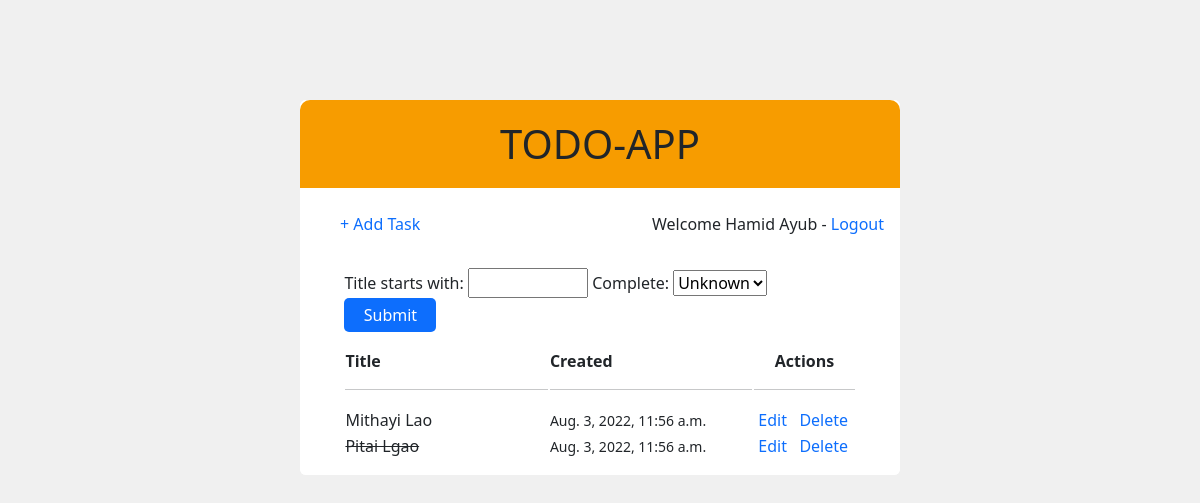
Page / (signed in) on the earlier database version.
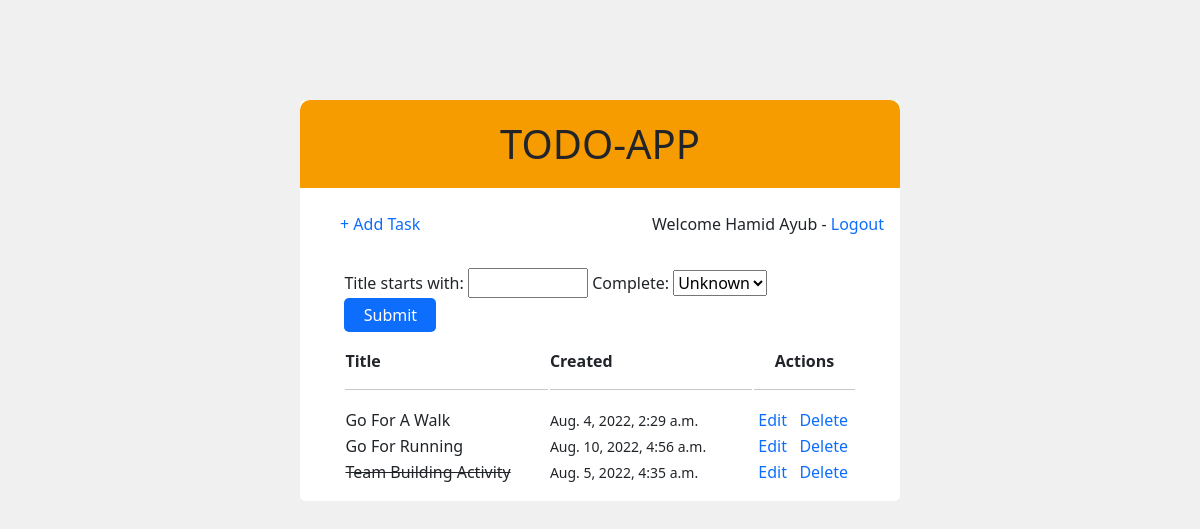
Same page on the later database version.
### base/models.py (models this page shows, shortened)
class User(AbstractBaseUser, PermissionsMixin):
    email = models.EmailField(verbose_name="email", max_length=60, unique=True)
    name = models.CharField(max_length=50)
    age = models.IntegerField(default=0, blank=True, null=True)
    city = models.CharField(max_length=50, blank=True, null=True)
    country = models.CharField(max_length=50)
    created = models.DateTimeField(auto_now_add=False)
    is_admin = models.BooleanField(default=False)
    is_active = models.BooleanField(default=True)
    is_staff = models.BooleanField(default=False)
    is_superuser = models.BooleanField(default=False)
    USERNAME_FIELD = 'email'
    REQUIRED_FIELDS = ['name']
    users = UserManager()
    def __str__(self) -> str:
        return self.name

class Task(models.Model):
    user = models.ForeignKey(
        User, on_delete=models.CASCADE, default=None)
    title = models.CharField(max_length=200)
    description = models.TextField(validators=[DescriptionValidator])
    complete = models.BooleanField(default=False)
    created = models.DateTimeField(auto_now_add=True)
    updated = models.DateTimeField()
    REQUIRED_FIELDS = ['title', 'description']
    tasks = TaskManager()
    def __str__(self):
        return self.title
    class Meta:
        ordering = ['complete']

### base/views.py (the view)
# urls.py: path('', IndexView.as_view(), name='index'),
class IndexView(LoginRequiredMixin, ListView):
    model = Task
    context_object_name = 'tasks'
    template_name = 'base/index.html'
    def get_context_data(self, **kwargs):
        context = super().get_context_data(**kwargs)
        tasks = context['tasks'].filter(user=self.request.user)
        context['tasks'] = tasks.sorted('complete')
        myFilter = TaskFilter(self.request.GET, queryset=tasks)
        context['tasks'] = myFilter.qs
        context['myFilter'] = myFilter
        return context

### base/auth.py (called while the page is built)
    def get_user(self, uid):
        try:
            return User.users.get(pk=uid)
        except:
            return None

### base/models.py (called while the page is built)
    def sorted(self, param):
        return self.order_by(f'{param}')

    def get_queryset(self):
        return TaskQuerySet(model=self.model, using=self._db)

### base/templates/base/index.html (shortened to what this page needs)
{% extends 'base/main.html'%}
{% load tz %}
{% block content %}
<h1 class="header-bar">TODO-APP</h1>
<div class="card-body">
  <div class='d-flex flex-row justify-content-between mb-3'>
    <p><a href="{% url 'base:task-create' %}" class="text-start m-4">+ Add Task</a> </p>
    {% if request.user.is_authenticated %}
    <p class="text-end">
      Welcome {{request.user}} - <a href="{% url 'base:logout' %}">Logout</a>
    </p>
    {% else %}
    <p><a href="{% url 'base:login' %}">Login</a></p>
    {% endif %}
  </div>
  <form method="get" style="width: 90%;" class="mx-auto my-3">
    {{myFilter.form}}
    <input type="submit" value="Submit" style="width: 18%" />
  </form>
  {% if not tasks %}
  <p style='margin-left: 30px; font-size: 24px'><strong>Nothing in ToDo List</strong></p>
  {% else %}
  <table class="mt-3" style="width: 90%; margin: auto">
    <tr>
      <th style="width: 40%">
        Title
        <hr />
      </th>
      <th style="width: 40%">
        Created
        <hr />
      </th>
      <th colspan="2" class="text-center" style="width: 20%">
        Actions
        <hr />
      </th>
    </tr>
    {% for task in tasks %}
    <tr>
      <td>
        {% if task.complete %}
        <s>{{task}}</s>
        {% else %} {{task}} {% endif %}
      </td>
      <td style='font-size: 14px'>
        {{task.created}}</td>
      <td class="text-center"><a href="/task-update/{{task.id}}">Edit</a></td>
      <td class="text-center"><a href="/task-delete/{{task.id}}">Delete</a></td>
    </tr>
    {% endfor %}
  </table>
  {% endif %}
</div>
{% endblock content %}

### base/templates/base/main.html (shortened to what this page needs)
<!DOCTYPE html>
<html lang="en">
  <head>
    <link
      href="https://cdn.jsdelivr.net/npm/bootstrap@5.2.0/dist/css/bootstrap.min.css"
      rel="stylesheet"
    />
  </head>
  <body>
    <div class="container rounded m-auto">
      <div class="card border-0 rounded" style="width: 100%">
        {% block content %} {% endblock content %}
      </div>
    </div>
  </body>
</html>

Differences in the rows shown:
removed Task: title "Mithayi Lao", created "Aug. 3, 2022, 11:56 a.m."
removed Task: title "Pitai Lgao", created "Aug. 3, 2022, 11:56 a.m."
added Task: title "Go For A Walk", created "Aug. 4, 2022, 2:29 a.m."
added Task: title "Go For Running", created "Aug. 10, 2022, 4:56 a.m."
added Task: title "Team Building Activity", created "Aug. 5, 2022, 4:35 a.m."
